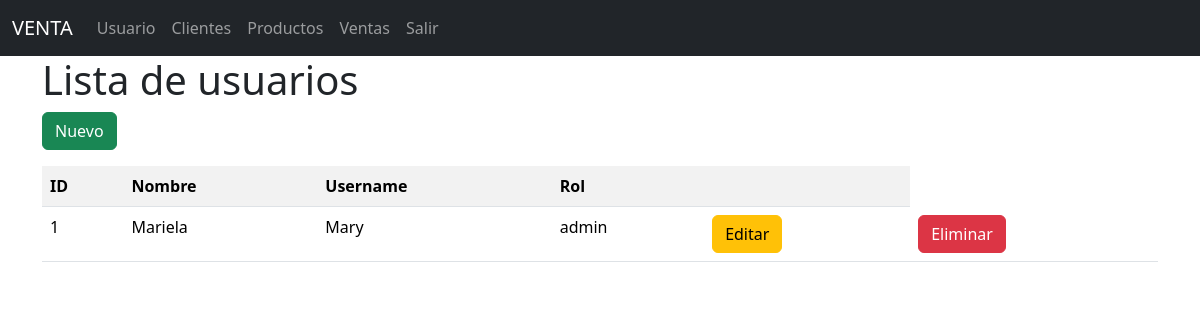
Screenshot of /usuarios/ with the database file from the repository.
### models/usuario_model.py (models this page shows, shortened)
class Usuario(db.Model):
    __tablename__ = "usuarios"
    id = db.Column(db.Integer, primary_key=True)
    nombre = db.Column(db.String(80), nullable=False)
    username = db.Column(db.String(20), nullable=False)
    password = db.Column(db.String, nullable=False)
    rol = db.Column(db.String(20), nullable=False)
    @staticmethod
    def get_all():
        return Usuario.query.all()

### controllers/usuario_controller.py (the view)
@usuario_bp.route("/")
def index():
    usuarios = Usuario.get_all()
    return usuario_view.list(usuarios)

### run.py (called while the page is built)
@app.context_processor
def inject_activate_path():
    def is_activate(path):
        return 'activate' if request.path == path else ''
    return dict(is_activate=is_activate)

### views/usuario_view.py (called while the page is built)
def list(usuarios):
    return render_template('usuarios/index.html',usuarios = usuarios)

### templates/usuarios/index.html (shortened to what this page needs)
{% extends 'base.html' %}
{% block content %}
<h1>Lista de usuarios </h1>
<a href="{{url_for('usuario.create')}}" class="btn btn-success mb-3">Nuevo</a>
<table class="table table-striped">
    <tr>
        <th>ID</th>
        <th>Nombre</th>
        <th>Username</th>
        <th>Rol</th>
        <th></th>
    </tr>
    {% for item in usuarios %}
<tr>
    <td>{{ item.id }}</td>
    <td>{{ item.nombre }}</td>
    <td>{{ item.username }}</td>
    <td>{{ item.rol }}</td>
    <td>
        <a href="{{ url_for('usuario.edit', id=item.id) }}" class="btn btn-warning">Editar</a>
    </td>
    <td>
        <a href="{{ url_for('usuario.delete', id=item.id) }}" class="btn btn-danger">Eliminar</a>
    </td>
</tr>
{% endfor %}
</table>
{% endblock %}

### rows the page displays
Usuario: id "1", nombre "Mariela", username "Mary", rol "admin"
